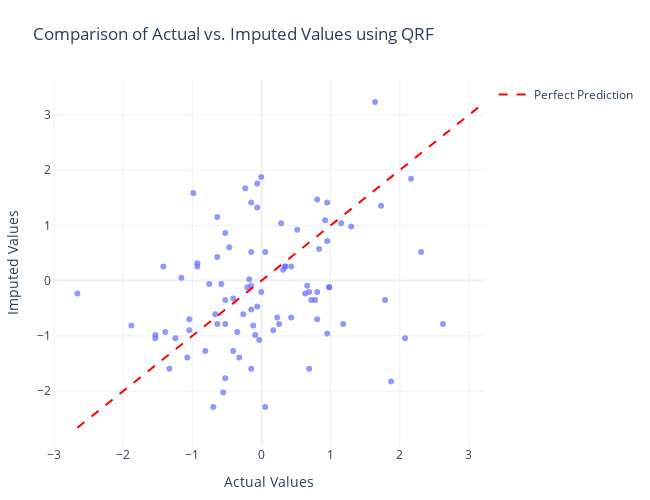

The notebook cell saved with this chart:
### Markdown cell above
## Evaluating the imputation results

Now let's compare the imputed values with the actual values to evaluate the performance of our imputer.

### Code cell
# Extract median predictions for evaluation
median_predictions = imputed_values[0.5]

# Create a scatter plot comparing actual vs. imputed values
min_val = min(actual_values.min().min(), median_predictions.min().min())
max_val = max(actual_values.max().max(), median_predictions.max().max())

# Convert data for plotting
plot_df = pd.DataFrame(
    {
        "Actual": actual_values.values.flatten(),
        "Imputed": median_predictions.values.flatten(),
    }
)

# Create the scatter plot
fig = px.scatter(
    plot_df,
    x="Actual",
    y="Imputed",
    opacity=0.7,
    title="Comparison of Actual vs. Imputed Values using QRF",
)

# Add the diagonal line (perfect prediction line)
fig.add_trace(
    go.Scatter(
        x=[min_val, max_val],
        y=[min_val, max_val],
        mode="lines",
        line=dict(color="red", dash="dash"),
        name="Perfect Prediction",
    )
)

# Update layout
fig.update_layout(
    xaxis_title="Actual Values",
    yaxis_title="Imputed Values",
    width=650,
    height=500,
    template="plotly_white",
    margin=dict(l=50, r=50, t=80, b=50),  # Adjust margins
)

fig.show()

### Figure 1 — Plotly figure (JSON) as saved in the notebook; plotly's stock layout.template omitted (floating-point values rounded to 4 significant figures)
{"data": [{"hovertemplate": "Actual=%{x}<br>Imputed=%{y}<extra></extra>", "legendgroup": "", "marker": {"color": "#636efa", "opacity": 0.7, "symbol": "circle"}, "mode": "markers", "name": "", "orientation": "v", "showlegend": false, "type": "scatter", "x": [2.625, -0.5242, 2.163, 1.152, 0.805, 2.076, 0.6316, 2.308, -0.5242, 0.7761, 0.9784, -1.42, -1.16, 0.3138, -0.582, -1.535, 0.805, 0.4294, -2.662, 0.2849, -0.2641, 0.9495, -0.1485, 0.3427, -0.2063, -0.6397, -0.4664, -1.073, -0.5242, 0.7183, 0.1693, 0.05374, 0.05374, -0.3508, 0.9495, 1.643, -0.2352, 0.6605, 0.5161, -0.03295, -0.004053, -0.004053, -1.391, -0.09074, 0.9206, 0.6894, -0.8131, -0.9287, -0.7553, -0.1485, -1.535, -0.4086, -0.1485, -0.1774, 1.874, -0.5242, 0.6894, -0.9287, -0.06184, -0.6975, 1.73, -0.6686, -1.044, 0.2271, -0.1196, 1.296, 1.181, -0.1485, -1.333, -0.3219, -0.4086, 0.8339, 0.9495, -1.044, -0.5531, 0.805, 1.787, 0.3427, 0.4294, 0.256, -0.06184, -0.9865, -0.06184, 0.9784, -0.1485, -0.6397, -1.882, -1.247, -0.6397], "xaxis": "x", "y": [-0.7842, 0.8628, 1.845, 1.036, 1.47, -1.044, -0.2352, 0.5161, -1.767, -0.3508, -0.1196, 0.256, 0.05374, 0.1982, -0.06184, -1.044, -0.2063, -0.6686, -0.2352, 1.036, -0.6108, -0.9576, -1.593, 0.256, -0.1196, 1.152, 0.6027, -1.391, -0.7842, -0.3508, -0.8998, -2.287, 0.5161, -0.9287, 0.7183, 3.232, 1.672, -0.09074, 0.9206, -1.073, 1.874, -0.2063, -0.9287, -0.9865, 1.094, -0.2063, -1.275, 0.256, -0.06184, 0.5161, -0.9865, -1.275, -0.5242, 0.02484, -1.824, -0.3508, -1.593, 0.3138, -0.4664, -2.287, 1.354, -0.6108, -0.6975, -0.6686, -0.8131, 0.9784, -0.7842, 1.412, -1.593, -1.391, -0.3219, 0.5738, 1.412, -0.8998, -2.027, -0.6975, -0.3508, 0.256, 0.256, -0.7842, 1.325, 1.585, 1.759, -0.1196, -0.09074, -0.7842, -0.8131, -1.044, 0.4294], "yaxis": "y"}, {"line": {"color": "red", "dash": "dash"}, "mode": "lines", "name": "Perfect Prediction", "type": "scatter", "x": [-2.662, 3.232], "y": [-2.662, 3.232]}], "layout": {"height": 500, "legend": {"tracegroupgap": 0}, "margin": {"b": 50, "l": 50, "r": 50, "t": 80}, "title": {"text": "Comparison of Actual vs. Imputed Values using QRF"}, "width": 650, "xaxis": {"anchor": "y", "domain": [0, 1], "title": {"text": "Actual Values"}}, "yaxis": {"anchor": "x", "domain": [0, 1], "title": {"text": "Imputed Values"}}}}
